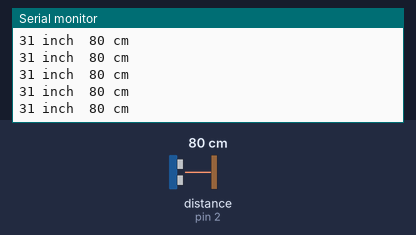
Simulated run of this sketch. Board: Arduino Uno, built with avr-gcc and run on an emulated ATmega328P. Parts: the last lines printed to the serial monitor. The test bench sets the inputs (shaded band); at power-on: distance to the obstacle (sensor on pin 2) 80 cm.

Above: at 1.2 s.
1.3 s: distance to the obstacle (sensor on pin 2) set to 4 cm
At 2.0 s:
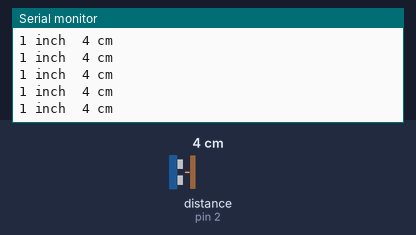
4.3 s: distance to the obstacle (sensor on pin 2) set to 2 cm
At 5.3 s:
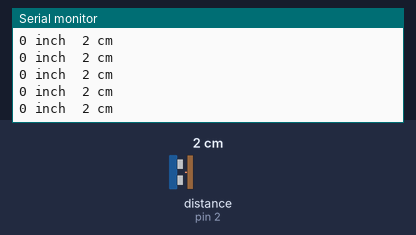
7.3 s: distance to the obstacle (sensor on pin 2) set to 60 cm
At 7.8 s:
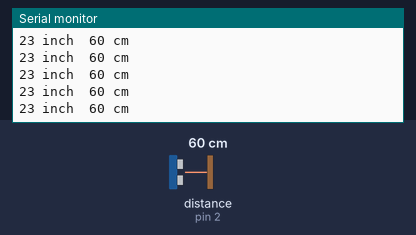
10.3 s: distance to the obstacle (sensor on pin 2) set to 4 cm
At 10.9 s:
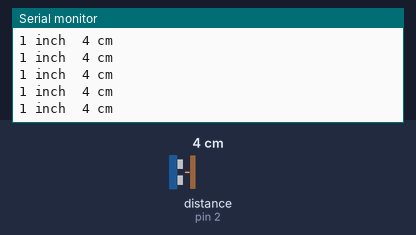
13.3 s: distance to the obstacle (sensor on pin 2) set to 9 cm
At 14.1 s:
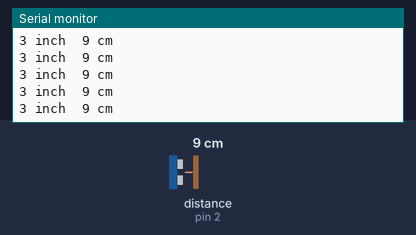
Timing chart, 0 to 16.3 s (numbered marks = the images above; inputs shaded):
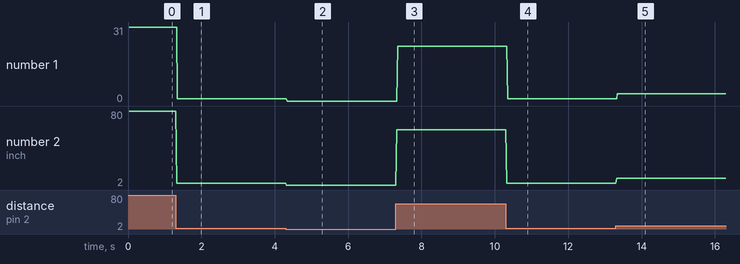

Measured:
- after the input at 1.3 s, the serial monitor: prints a new line at once (image 1)
- after the input at 4.3 s, the serial monitor: prints a new line at once (image 2)
- after the input at 7.3 s, the serial monitor: prints a new line at once (image 3)
- after the input at 10.3 s, the serial monitor: prints a new line at once (image 4)
- after the input at 13.3 s, the serial monitor: prints a new line at once (image 5)
- plotted number 1: 31 → 1 after the input at 1.3 s, 1 → 0 after the input at 4.3 s, 0 → 23 after the input at 7.3 s, 23 → 1 after the input at 10.3 s, 1 → 3 after the input at 13.3 s
- plotted number 2: 80 → 4 after the input at 1.3 s, 4 → 2 after the input at 4.3 s, 2 → 60 after the input at 7.3 s, 60 → 4 after the input at 10.3 s, 4 → 9 after the input at 13.3 s

The sketch:

arduino_Ultrasonic_Ultrasonic.ino
```cpp
// (licence header left out)
/***************************************************************************/
//	Function: Measure the distance to obstacles in front and print the distance
//			  value to the serial terminal.The measured distance is from
//			  the range 0 to 400cm(157 inches).
//	Hardware: Grove - Ultrasonic Ranger
//	Arduino IDE: Arduino-1.0
/*****************************************************************************/

#include "Ultrasonic.h"

Ultrasonic ultrasonic(2);
void setup()
{
	Serial.begin(9600);
}
void loop()
{
	long RangeInInches;
	long RangeInCentimeters;

//	Serial.println("The distance to obstacles in front is: ");
	RangeInInches = ultrasonic.MeasureInInches();
  delay(10);
  RangeInCentimeters = ultrasonic.MeasureInCentimeters(); // two measurements should keep an interval
  delay(10);
  Serial.print(RangeInInches);//0~157 inches
  Serial.print(" inch");
  Serial.print("\t");
  Serial.print(RangeInCentimeters);//0~400cm
	Serial.println(" cm");
}
```
